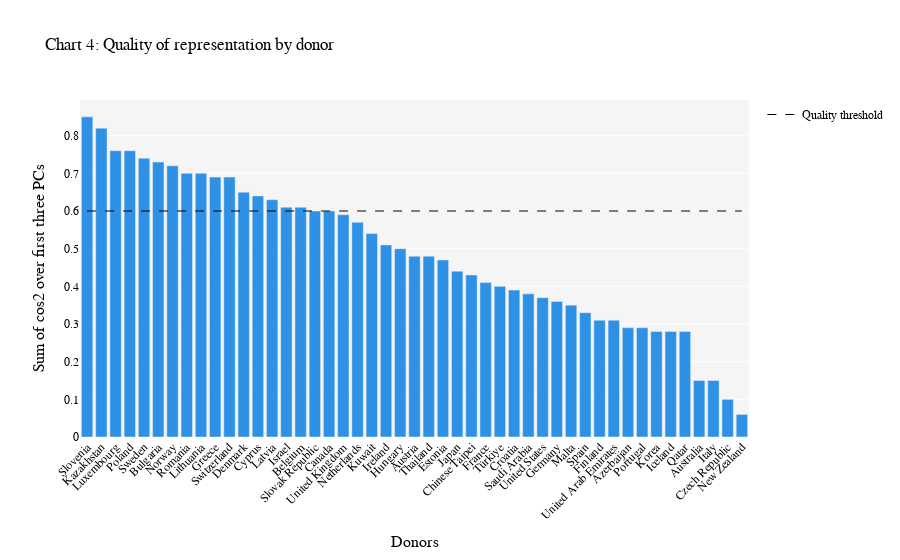

The notebook cell saved with this chart:
### Code cell
def create_cos2_chart(cos2_df):
    
    cos2_df.sort_values('3D', ascending=False, inplace=True)
    
    fig = go.Figure()
    
    fig.add_trace(go.Bar(
        x=cos2_df['Donor'],
        y=cos2_df['3D'],
        marker_color=px.colors.qualitative.Dark24[0],
        showlegend=False
    ))
    
    fig.add_trace(
        go.Scatter(
            x=cos2_df['Donor'],
            y=[0.6]*len(cos2_df['Donor']),
            mode="lines",
            line=dict(color='black', width=1, dash='dash'),
            hoverinfo='skip',
            name='Quality threshold'
        )
    )

    
    fig.update_layout(
        title="Chart 4: Quality of representation by donor",
        height=500,
        plot_bgcolor='rgb(245, 245, 245)',
        font_family='Montserrat',
        font_color='black',
        font_size=12
    )
    fig.update_xaxes(tickangle=-45, title=dict(text="Donors", font=dict(size=16)))
    fig.update_yaxes(title=dict(text="Sum of cos2 over first three PCs", font=dict(size=16)))
    return fig

fig19 = create_cos2_chart(cos2_df)
fig19.show()

### Figure 1 — Plotly figure (JSON) as saved in the notebook; plotly's stock layout.template omitted (floating-point values rounded to 4 significant figures)
{"data": [{"marker": {"color": "#2E91E5"}, "showlegend": false, "type": "bar", "x": ["Slovenia", "Kazakhstan", "Luxembourg", "Poland", "Sweden", "Bulgaria", "Norway", "Romania", "Lithuania", "Greece", "Switzerland", "Denmark", "Cyprus", "Latvia", "Israel", "Belgium", "Slovak Republic", "Canada", "United Kingdom", "Netherlands", "Kuwait", "Ireland", "Hungary", "Austria", "Thailand", "Estonia", "Japan", "Chinese Taipei", "France", "Türkiye", "Croatia", "Saudi Arabia", "United States", "Germany", "Malta", "Spain", "Finland", "United Arab Emirates", "Azerbaijan", "Portugal", "Korea", "Iceland", "Qatar", "Australia", "Italy", "Czech Republic", "New Zealand"], "y": [0.85, 0.82, 0.76, 0.76, 0.74, 0.73, 0.72, 0.7, 0.7, 0.69, 0.69, 0.65, 0.64, 0.63, 0.61, 0.61, 0.6, 0.6, 0.59, 0.57, 0.54, 0.51, 0.5, 0.48, 0.48, 0.47, 0.44, 0.43, 0.41, 0.4, 0.39, 0.38, 0.37, 0.36, 0.35, 0.33, 0.31, 0.31, 0.29, 0.29, 0.28, 0.28, 0.28, 0.15, 0.15, 0.1, 0.06]}, {"hoverinfo": "skip", "line": {"color": "black", "dash": "dash", "width": 1}, "mode": "lines", "name": "Quality threshold", "type": "scatter", "x": ["Slovenia", "Kazakhstan", "Luxembourg", "Poland", "Sweden", "Bulgaria", "Norway", "Romania", "Lithuania", "Greece", "Switzerland", "Denmark", "Cyprus", "Latvia", "Israel", "Belgium", "Slovak Republic", "Canada", "United Kingdom", "Netherlands", "Kuwait", "Ireland", "Hungary", "Austria", "Thailand", "Estonia", "Japan", "Chinese Taipei", "France", "Türkiye", "Croatia", "Saudi Arabia", "United States", "Germany", "Malta", "Spain", "Finland", "United Arab Emirates", "Azerbaijan", "Portugal", "Korea", "Iceland", "Qatar", "Australia", "Italy", "Czech Republic", "New Zealand"], "y": [0.6, 0.6, 0.6, 0.6, 0.6, 0.6, 0.6, 0.6, 0.6, 0.6, 0.6, 0.6, 0.6, 0.6, 0.6, 0.6, 0.6, 0.6, 0.6, 0.6, 0.6, 0.6, 0.6, 0.6, 0.6, 0.6, 0.6, 0.6, 0.6, 0.6, 0.6, 0.6, 0.6, 0.6, 0.6, 0.6, 0.6, 0.6, 0.6, 0.6, 0.6, 0.6, 0.6, 0.6, 0.6, 0.6, 0.6]}], "layout": {"autosize": true, "font": {"color": "black", "family": "Montserrat", "size": 12}, "plot_bgcolor": "rgb(245, 245, 245)", "title": {"text": "Chart 4: Quality of representation by donor"}, "xaxis": {"autorange": true, "range": [-0.5, 46.5], "tickangle": -45, "title": {"font": {"size": 16}, "text": "Donors"}, "type": "category"}, "yaxis": {"autorange": true, "range": [0, 0.8947], "title": {"font": {"size": 16}, "text": "Sum of cos2 over first three PCs"}, "type": "linear"}}}
